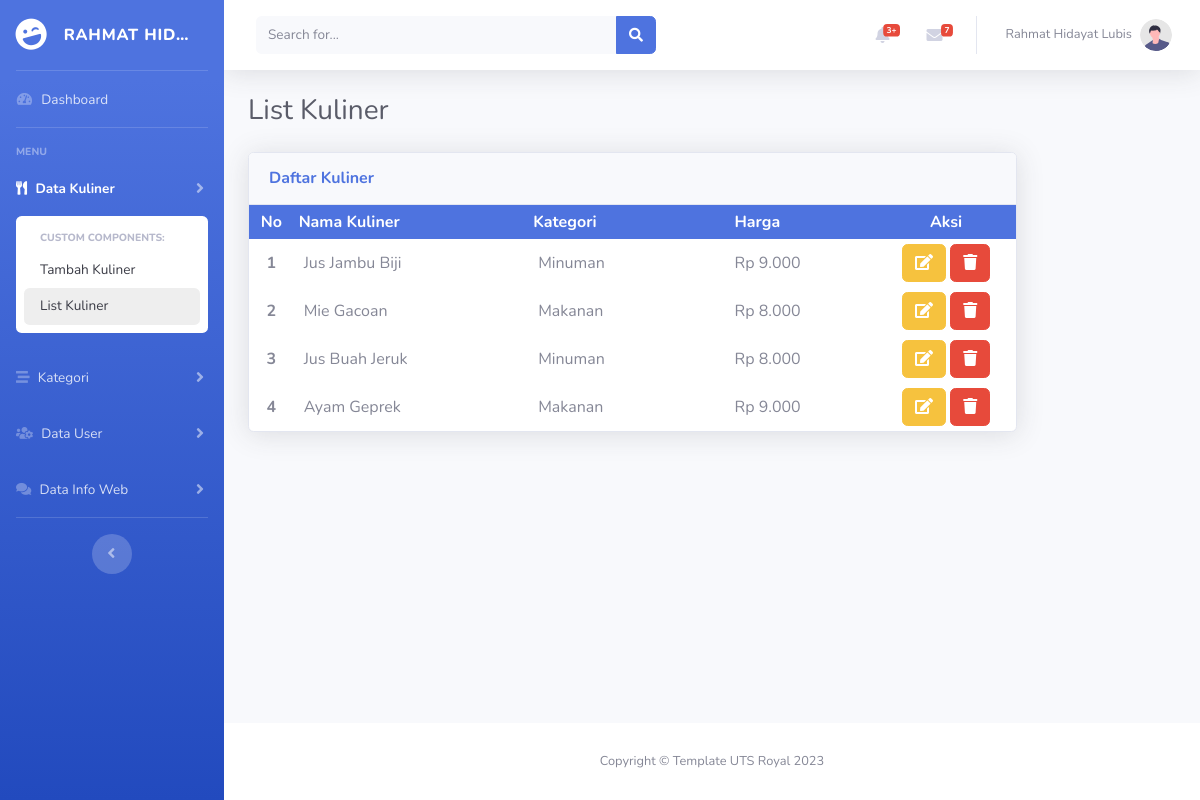
Page /list_kuliner.php on the earlier database version.
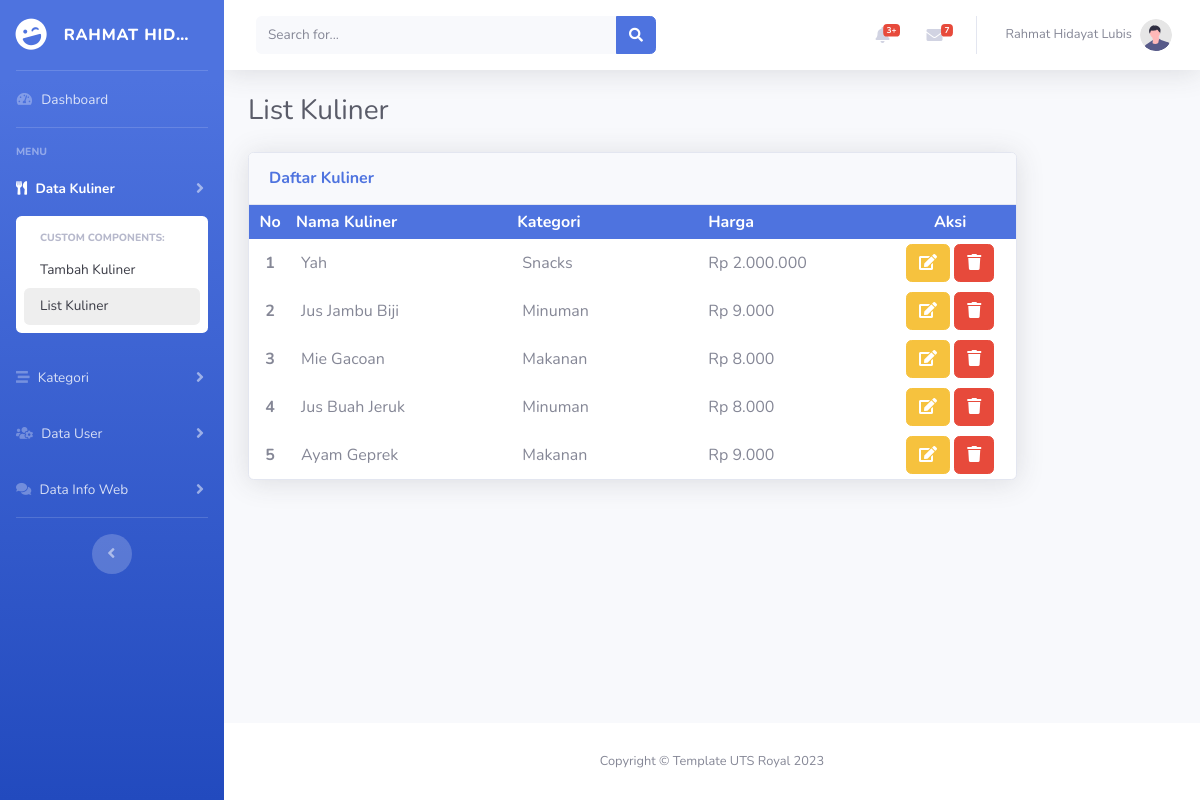
Same page on the later database version.
### tables this page shows
CREATE TABLE `tabel_user` (
  `id` int(11) NOT NULL,
  `nama_user` varchar(25) NOT NULL,
  `username` varchar(25) NOT NULL,
  `password` varchar(255) NOT NULL
);

CREATE TABLE `tabel_kuliner` (
  `id` int(11) NOT NULL,
  `id_kategori` int(11) NOT NULL,
  `nama` varchar(50) NOT NULL,
  `harga` int(15) NOT NULL
);

CREATE TABLE `tabel_kategori` (
  `id` int(11) NOT NULL,
  `kategori` varchar(50) NOT NULL
);

### koneksi.php (called while the page is built, shortened)
<?php
$databaseName = "db_project_akhir";
$conn = mysqli_connect("localhost", "root", "", $databaseName);
function query($query){
    global $conn;
    $result = mysqli_query($conn, $query);
    $rows = [];
    while ( $row = mysqli_fetch_assoc($result)) {
        $rows[] = $row;
    }
    return $rows;
}
function FormatRupiah($data){
    return number_format($data, 0, ',', '.');
}
?>

### Component/UserAktif.php (called while the page is built, shortened)
<?php
if ( !isset($_SESSION['aktif_user']) ){
  $user = query("SELECT * FROM tabel_user WHERE nama_user LIKE '%rahmat%'")[0];
} else {
  $uid = $_SESSION['aktif_user'];
  $user = query("SELECT * FROM tabel_user WHERE id = '$uid'")[0];
}
?>

### list_kuliner.php (the view, shortened to what the changed rows need)
<?php
require 'koneksi.php';
$kuliners = query("SELECT kuliner.id AS id_kuliner, kuliner.id_kategori, kuliner.nama AS nama_kuliner, kuliner.harga AS harga_kuliner, kategori.kategori AS kategori FROM tabel_kuliner AS kuliner INNER JOIN tabel_kategori AS kategori ON kuliner.id_kategori = kategori.id ORDER BY kuliner.id DESC");
$jlh_kuliner = count($kuliners);
?>
<!DOCTYPE html>
<html lang="en">
<head>
  <link href="vendor/fontawesome-free/css/all.min.css" rel="stylesheet" type="text/css">
  <link href="css/sb-admin-2.min.css" rel="stylesheet">
  <link rel="stylesheet" href="css/index.css">
</head>
<body id="page-top">
  <div id="wrapper">
    <ul class="navbar-nav bg-gradient-primary sidebar sidebar-dark accordion" id="accordionSidebar">
      <a class="sidebar-brand d-flex align-items-center justify-content-center" href="index.html">
        <div class="sidebar-brand-icon rotate-n-15">
          <i class="fas fa-laugh-wink"></i>
        </div>
        <?php include './Component/UserAktif.php'; ?>
        <div class="sidebar-brand-text mx-3 text-truncate""><?= $user["nama_user"] ?></div>
            </a>
    </ul>
    <div id="content-wrapper" class="d-flex flex-column">
      <div id="content">
        <?php include './Component/Topbar.php'; ?>
        <div class="container-fluid">
          <div class="d-sm-flex align-items-center justify-content-between mb-4">
            <h1 class="h3 mb-0 text-gray-800">List Kuliner</h1>
          </div>
          <div class="row">
            <div class="col-lg-10">
              <div class="card shadow mb-4">
                <div class="card-body p-0">
                  <table cellpadding="5" width="100%">
                    <tr class="bg-primary text-white">
                      <th class="text-center">No</th>
                      <th>Nama Kuliner</th>
                      <th>Kategori</th>
                      <th style="padding: 0 25px 0 25px;">Harga</th>
                      <th class="text-center">Aksi</th>
                    </tr>
                    <?php
                     $no = 1;
                     if($jlh_kuliner == 0) : ?>
                    <tr>
                      <td colspan="5" class="text-center">Data Not Available</td>
                    </tr>
                    <?php else: ?>
                    <?php foreach( $kuliners as $kuliner): ?>
                    <tr>
                      <td class="text-center font-weight-bold"><?= $no ?></td>
                      <td style="padding: 6px 50px 6px 10px;"><?= $kuliner["nama_kuliner"] ?></td>
                      <td style="padding: 6px 50px 6px 10px;"><?= $kuliner["kategori"] ?></td>
                      <td style="padding: 0 25px 0 25px;">Rp <?= FormatRupiah($kuliner["harga_kuliner"]) ?></td>
                      <td class="text-center">
                        <a href="FormUpdateKuliner.php?id=<?= $kuliner['id_kuliner'] ?>" class="btn btn-warning">
                          <i class="fas fa-edit"></i>
                        </a>
                        <a href="delete_data.php?id=<?= $kuliner['id_kuliner'] ?>&act=kuliner" class="btn btn-danger"
                          onclick="return confirm('Yakin Menghapus <?= $kuliner['nama_kuliner']; ?> ?');">
                          <i class="fas fa-trash"></i>
                        </a>
                      </td>
                    </tr>
                    <?php $no++; ?>
                    <?php endforeach; ?>
                    <?php endif; ?>
                  </table>
                </div>
              </div>
            </div>
          </div>
        </div>
      </div>
    </div>
  </div>
</body>
</html>

### Component/Topbar.php (shortened to what the changed rows need)
<nav class="navbar navbar-expand navbar-light bg-white topbar mb-4 static-top shadow">
  <ul class="navbar-nav ml-auto">
    <li class="nav-item dropdown no-arrow">
      <a class="nav-link dropdown-toggle" href="#" id="userDropdown" role="button" data-toggle="dropdown"
        aria-haspopup="true" aria-expanded="false">
        <span class="mr-2 d-none d-lg-inline text-gray-600 small"><?= $user["nama_user"] ?></span>
        <img class="img-profile rounded-circle" src="img/undraw_profile.svg">
      </a>
    </li>
  </ul>
</nav>

Differences in the rows shown:
added tabel_kuliner: nama "Yah", id_kategori.kategori "Snacks", harga "2.000.000"
